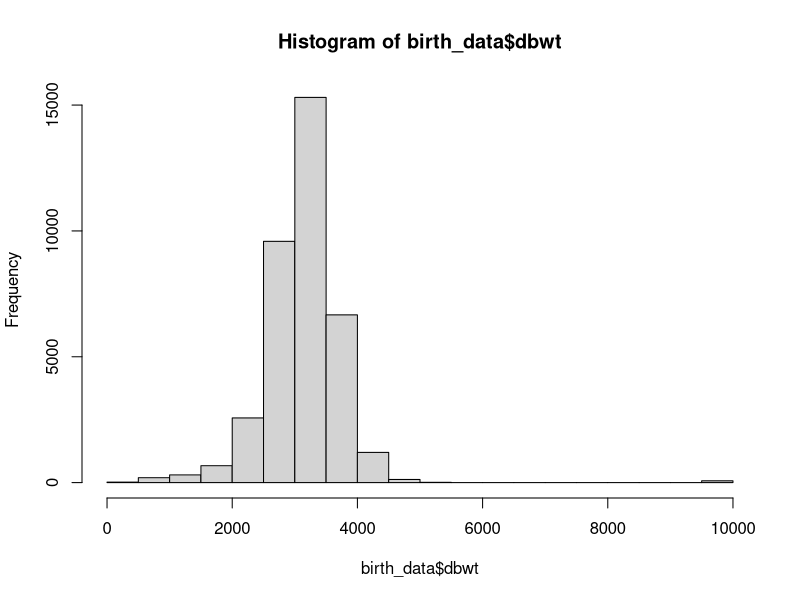
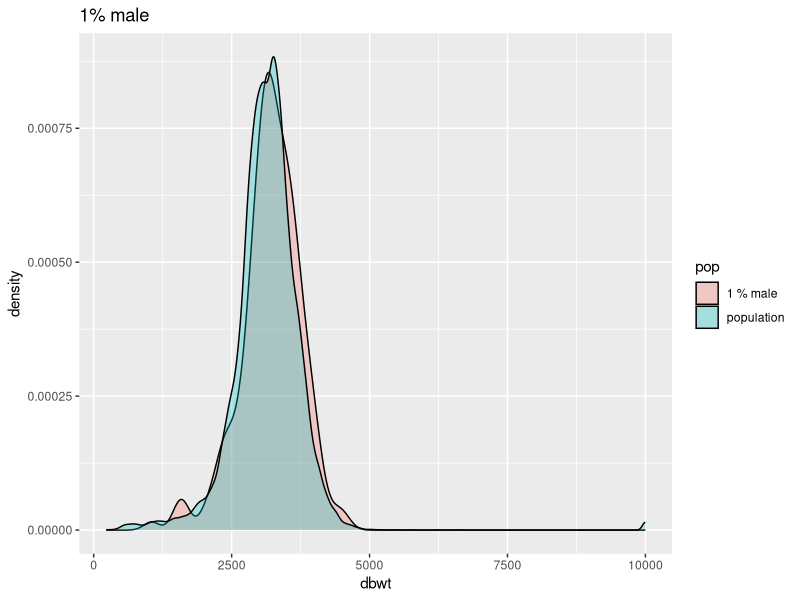
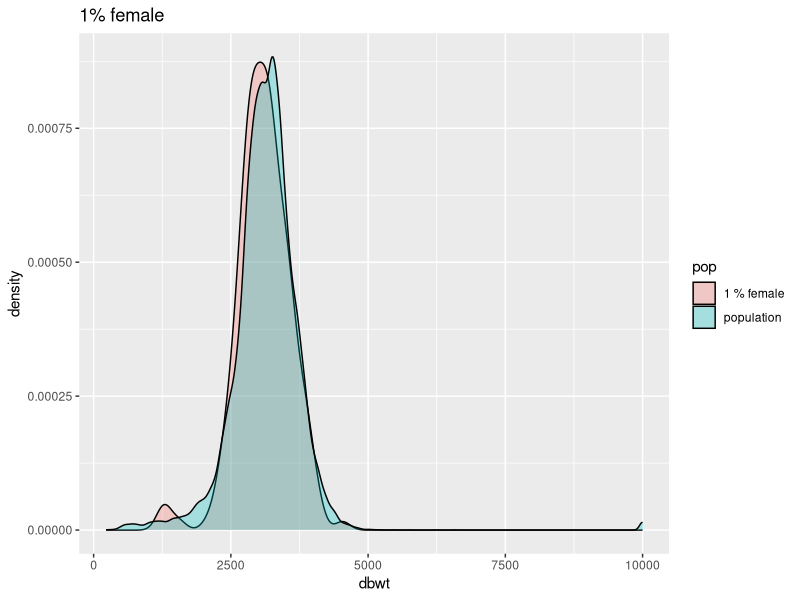
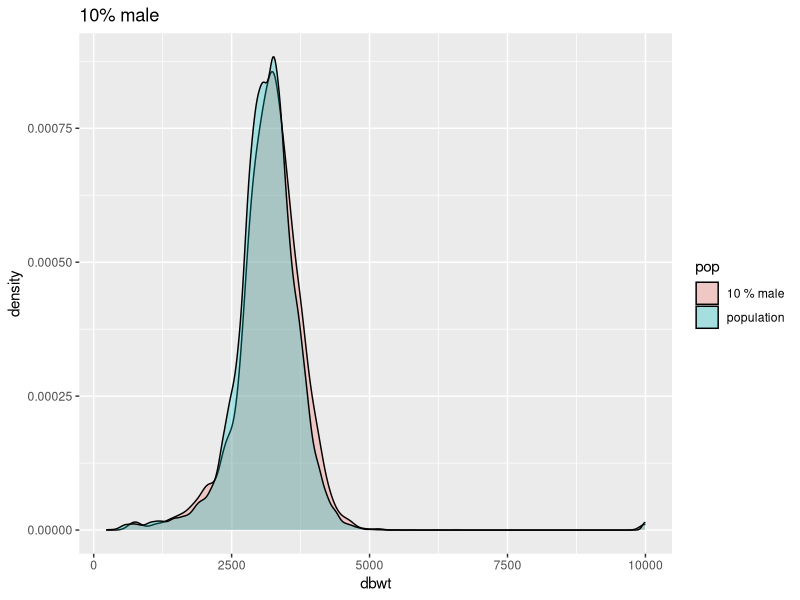
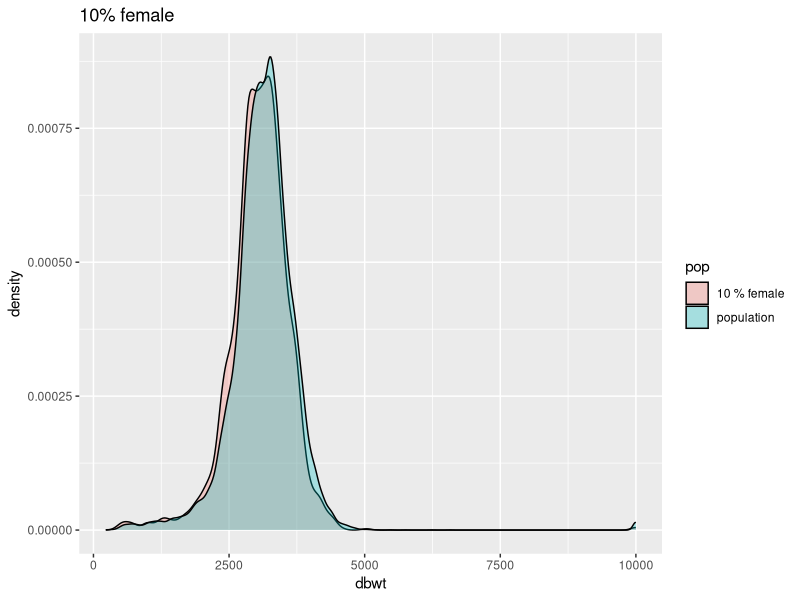
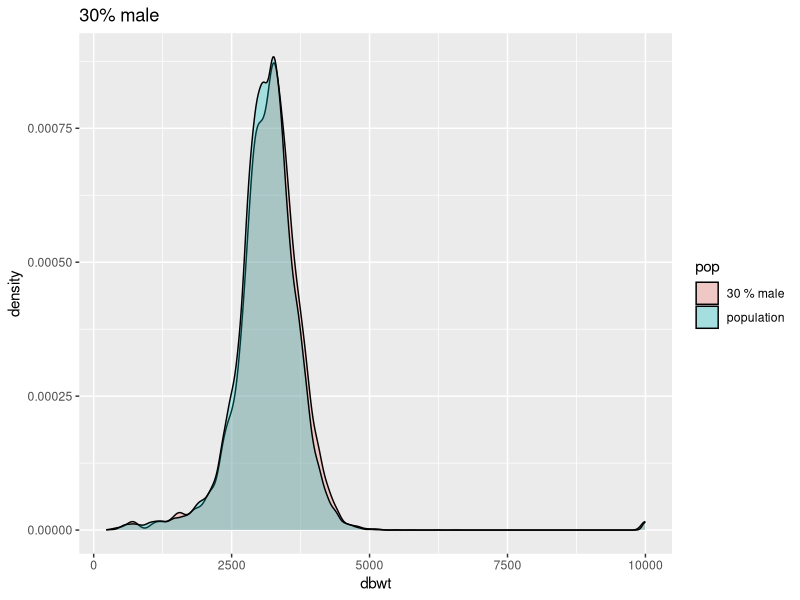
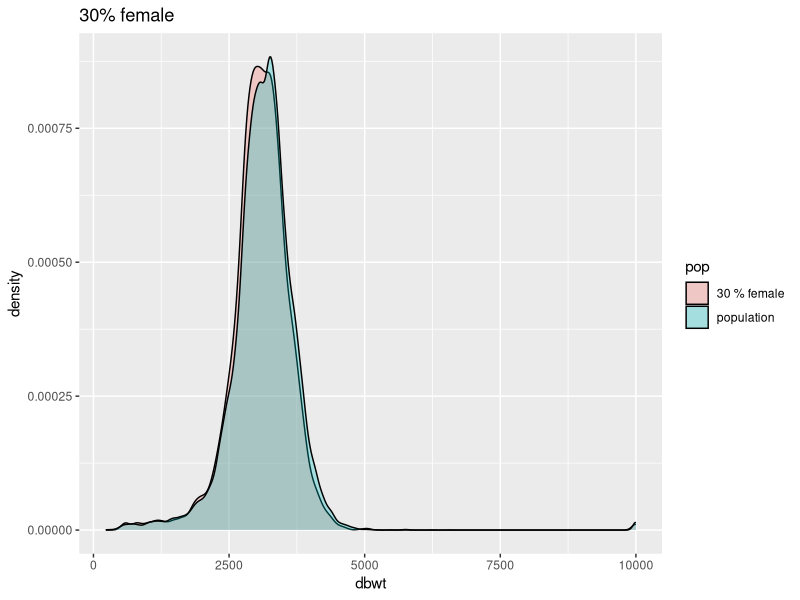

Source code (R) for these figures, in order:
## ---- chunk 1
set.seed(100)
## ---- chunk 2
library(dplyr)
## ---- chunk 3
birth_data <- read.csv(file="natlterr2015_cleaned.csv", header=TRUE, sep=",")
## ---- chunk 4
babyID <- birth_data$X
birthweight <- birth_data$dbwt
gestational_age <- birth_data$combgest
sex <- birth_data$sex
county <- birth_data$cig_rec
birth_month <- birth_data$dob_mm
## ---- chunk 5
##Just for my own observation
max(birth_data$dbwt)  #9999
min(birth_data$dbwt)  ##227
## ---- chunk 6
hist(birth_data$dbwt)
## ---- chunk 7
median(birth_data$dbwt)       #3147
## ---- chunk 8
males <- birth_data[birth_data$sex == 'M',]  ##18903 rows
females <- birth_data[birth_data$sex == 'F',]  ##17821 rows
## ---- chunk 9
simple_random_sample = function(data_frame, sample_size) {
  subsetted_data_frame = sample_n(data_frame, 18903 * sample_size, replace = F)
  return (subsetted_data_frame)
}
## ---- chunk 10
##1%:
one_percent_male <- simple_random_sample(males, .01)
one_percent_females <- simple_random_sample(females, .01)

##10%:
ten_percent_male <- simple_random_sample(males, .10)
ten_percent_females <- simple_random_sample(females, .10)

##30%:
thirty_percent_male <- simple_random_sample(males, .30)
thirty_percent_females <- simple_random_sample(females, .30)
## ---- chunk 11
one_percent_array = c(median(one_percent_male$dbwt), median(one_percent_females$dbwt))
one_percent_array
## ---- chunk 12
ten_percent_array = c(median(ten_percent_male$dbwt), median(ten_percent_females$dbwt))
ten_percent_array
## ---- chunk 13
thirty_percent_array = c(median(thirty_percent_male$dbwt), median(thirty_percent_females$dbwt))
thirty_percent_array
## ---- chunk 14
birth_data$pop <- 'population'
one_percent_male$pop <- '1 % male'
## ---- chunk 15
one_percent_frame <- rbind(birth_data, one_percent_male)
## ---- chunk 16
library(ggplot2)
ggplot(one_percent_frame, aes(dbwt, fill = pop)) + geom_density(alpha = 0.3) + ggtitle("1% male")
## ---- chunk 17
##1% females
one_percent_females$pop <- '1 % female'
one_percent_female_frame <- rbind(birth_data, one_percent_females)
ggplot(one_percent_female_frame, aes(dbwt, fill = pop)) + geom_density(alpha = 0.3) + ggtitle("1% female")
## ---- chunk 18
##10%
##male:
ten_percent_male$pop <- '10 % male'
ten_percent_male_frame <- rbind(birth_data, ten_percent_male)
ggplot(ten_percent_male_frame, aes(dbwt, fill = pop)) + geom_density(alpha = 0.3) + ggtitle("10% male")
## ---- chunk 19
##10%
##female:
ten_percent_females$pop <- '10 % female'
ten_percent_females_frame <- rbind(birth_data, ten_percent_females)
ggplot(ten_percent_females_frame, aes(dbwt, fill = pop)) + geom_density(alpha = 0.3) + ggtitle("10% female")
## ---- chunk 20
##30%
##male:
thirty_percent_male$pop <- '30 % male'
thirty_percent_male_frame <- rbind(birth_data, thirty_percent_male)
ggplot(thirty_percent_male_frame, aes(dbwt, fill = pop)) + geom_density(alpha = 0.3) + ggtitle("30% male")
## ---- chunk 21
##30%
##female:
thirty_percent_females$pop <- '30 % female'
thirty_percent_female_frame <- rbind(birth_data, thirty_percent_females)
ggplot(thirty_percent_female_frame, aes(dbwt, fill = pop)) + geom_density(alpha = 0.3) + ggtitle("30% female")
